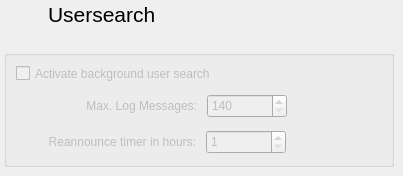
    <widget class="QWidget" name="usersearch_Page">
     <widget class="QWidget" name="layoutWidget_6">
      <property name="geometry">
       <rect>
        <x>4</x>
        <y>0</y>
        <width>152</width>
        <height>30</height>
       </rect>
      </property>
      <layout class="QGridLayout" name="UserSearch">
       <property name="horizontalSpacing">
        <number>3</number>
       </property>
       <item row="0" column="0" alignment="Qt::AlignmentFlag::AlignLeft|Qt::AlignmentFlag::AlignVCenter">
        <widget class="QLabel" name="label_27">
         <property name="minimumSize">
          <size>
           <width>28</width>
           <height>28</height>
          </size>
         </property>
         <property name="maximumSize">
          <size>
           <width>28</width>
           <height>28</height>
          </size>
         </property>
         <property name="sizeIncrement">
          <size>
           <width>32</width>
           <height>32</height>
          </size>
         </property>
         <property name="baseSize">
          <size>
           <width>28</width>
           <height>28</height>
          </size>
         </property>
         <property name="acceptDrops">
          <bool>false</bool>
         </property>
         <property name="pixmap">
          <pixmap resource="resourcen.qrc">:/icons/find.svg</pixmap>
         </property>
         <property name="scaledContents">
          <bool>true</bool>
         </property>
        </widget>
       </item>
       <item row="0" column="1" alignment="Qt::AlignmentFlag::AlignLeft">
        <widget class="QLabel" name="label_28">
         <property name="minimumSize">
          <size>
           <width>0</width>
           <height>28</height>
          </size>
         </property>
         <property name="maximumSize">
          <size>
           <width>16777215</width>
           <height>28</height>
          </size>
         </property>
         <property name="font">
          <font>
           <pointsize>16</pointsize>
           <bold>true</bold>
          </font>
         </property>
         <property name="text">
          <string>&lt;!DOCTYPE HTML PUBLIC &quot;-//W3C//DTD HTML 4.0//EN&quot; &quot;http://www.w3.org/TR/REC-html40/strict.dtd&quot;&gt;
&lt;html&gt;&lt;head&gt;&lt;meta name=&quot;qrichtext&quot; content=&quot;1&quot; /&gt;&lt;style type=&quot;text/css&quot;&gt;
p, li { white-space: pre-wrap; }
&lt;/style&gt;&lt;/head&gt;&lt;body style=&quot; font-family:'DejaVu Sans'; font-size:9pt; font-weight:400; font-style:normal;&quot;&gt;
&lt;p style=&quot; margin-top:12px; margin-bottom:12px; margin-left:0px; margin-right:0px; -qt-block-indent:0; text-indent:0px;&quot;&gt;&lt;span style=&quot; font-size:16pt;&quot;&gt;Usersearch&lt;/span&gt;&lt;/p&gt;&lt;/body&gt;&lt;/html&gt;</string>
         </property>
        </widget>
       </item>
      </layout>
     </widget>
     <widget class="QGroupBox" name="BackgroundSearch">
      <property name="enabled">
       <bool>false</bool>
      </property>
      <property name="geometry">
       <rect>
        <x>4</x>
        <y>50</y>
        <width>390</width>
        <height>117</height>
       </rect>
      </property>
      <property name="minimumSize">
       <size>
        <width>390</width>
        <height>0</height>
       </size>
      </property>
      <property name="maximumSize">
       <size>
        <width>390</width>
        <height>16777215</height>
       </size>
      </property>
      <property name="title">
       <string/>
      </property>
      <widget class="QCheckBox" name="check_UserSearchEnable">
       <property name="enabled">
        <bool>false</bool>
       </property>
       <property name="geometry">
        <rect>
         <x>12</x>
         <y>12</y>
         <width>385</width>
         <height>23</height>
        </rect>
       </property>
       <property name="text">
        <string>Activate background user search</string>
       </property>
      </widget>
      <widget class="QWidget" name="layoutWidget12">
       <property name="geometry">
        <rect>
         <x>12</x>
         <y>78</y>
         <width>357</width>
         <height>28</height>
        </rect>
       </property>
       <layout class="QGridLayout" name="gridLayout">
        <property name="horizontalSpacing">
         <number>10</number>
        </property>
        <item row="0" column="0" alignment="Qt::AlignmentFlag::AlignRight|Qt::AlignmentFlag::AlignVCenter">
         <widget class="QLabel" name="label_32">
          <property name="minimumSize">
           <size>
            <width>180</width>
            <height>22</height>
           </size>
          </property>
          <property name="maximumSize">
           <size>
            <width>180</width>
            <height>22</height>
           </size>
          </property>
          <property name="text">
           <string>Reannounce timer in hours:</string>
          </property>
          <property name="alignment">
           <set>Qt::AlignmentFlag::AlignRight|Qt::AlignmentFlag::AlignTrailing|Qt::AlignmentFlag::AlignVCenter</set>
          </property>
         </widget>
        </item>
        <item row="0" column="1" alignment="Qt::AlignmentFlag::AlignLeft">
         <widget class="QSpinBox" name="spinBox_ReAnnounceUserSearch">
          <property name="minimumSize">
           <size>
            <width>80</width>
            <height>24</height>
           </size>
          </property>
          <property name="maximumSize">
           <size>
            <width>80</width>
            <height>24</height>
           </size>
          </property>
          <property name="minimum">
           <number>1</number>
          </property>
          <property name="maximum">
           <number>8</number>
          </property>
         </widget>
        </item>
       </layout>
      </widget>
      <widget class="QWidget" name="layoutWidget13">
       <property name="geometry">
        <rect>
         <x>13</x>
         <y>42</y>
         <width>356</width>
         <height>28</height>
        </rect>
       </property>
       <layout class="QGridLayout" name="gridLayout_2">
        <property name="horizontalSpacing">
         <number>10</number>
        </property>
        <item row="0" column="0" alignment="Qt::AlignmentFlag::AlignRight|Qt::AlignmentFlag::AlignVCenter">
         <widget class="QLabel" name="label_31">
          <property name="minimumSize">
           <size>
            <width>180</width>
            <height>22</height>
           </size>
          </property>
          <property name="maximumSize">
           <size>
            <width>180</width>
            <height>22</height>
           </size>
          </property>
          <property name="text">
           <string>Max. Log Messages:</string>
          </property>
          <property name="alignment">
           <set>Qt::AlignmentFlag::AlignRight|Qt::AlignmentFlag::AlignTrailing|Qt::AlignmentFlag::AlignVCenter</set>
          </property>
         </widget>
        </item>
        <item row="0" column="1" alignment="Qt::AlignmentFlag::AlignLeft">
         <widget class="QSpinBox" name="spinBox_MaxLogMsgUserSearch">
          <property name="minimumSize">
           <size>
            <width>80</width>
            <height>24</height>
           </size>
          </property>
          <property name="maximumSize">
           <size>
            <width>80</width>
            <height>24</height>
           </size>
          </property>
          <property name="minimum">
           <number>140</number>
          </property>
          <property name="maximum">
           <number>1000</number>
          </property>
         </widget>
        </item>
       </layout>
      </widget>
     </widget>
    </widget>
